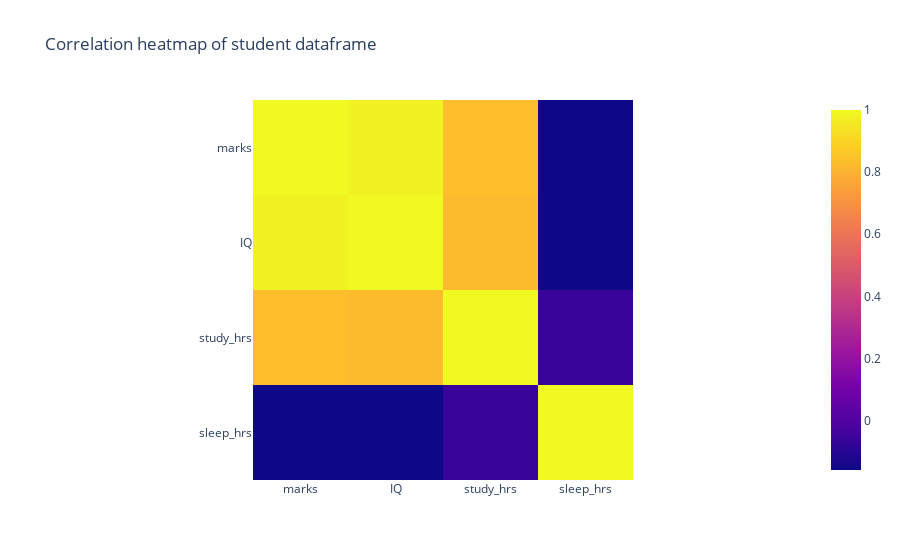

Notebook source saved alongside this figure:
### Markdown cell above
Because multicollinearity occurs over the *linear relationship* between variables, a correlation heatmap is a great way to get us started on identifying which variables are highly related:

### Code cell
import plotly.express as px
px.imshow(student_df.corr(), title="Correlation heatmap of student dataframe")

### Figure 1 — Plotly figure (JSON) as saved in the notebook; plotly's stock layout.template omitted (floating-point values rounded to 4 significant figures)
{"data": [{"coloraxis": "coloraxis", "hovertemplate": "x: %{x}<br>y: %{y}<br>color: %{z}<extra></extra>", "type": "heatmap", "x": ["marks", "IQ", "study_hrs", "sleep_hrs"], "y": ["marks", "IQ", "study_hrs", "sleep_hrs"], "z": [[1, 0.9779, 0.8374, -0.1593], [0.9779, 1, 0.8235, -0.1594], [0.8374, 0.8235, 1, -0.05986], [-0.1593, -0.1594, -0.05986, 1]]}], "layout": {"coloraxis": {"colorscale": [[0, "#0d0887"], [0.1111, "#46039f"], [0.2222, "#7201a8"], [0.3333, "#9c179e"], [0.4444, "#bd3786"], [0.5556, "#d8576b"], [0.6667, "#ed7953"], [0.7778, "#fb9f3a"], [0.8889, "#fdca26"], [1, "#f0f921"]]}, "title": {"text": "Correlation heatmap of student dataframe"}, "xaxis": {"constrain": "domain", "scaleanchor": "y"}, "yaxis": {"autorange": "reversed", "constrain": "domain"}}}
